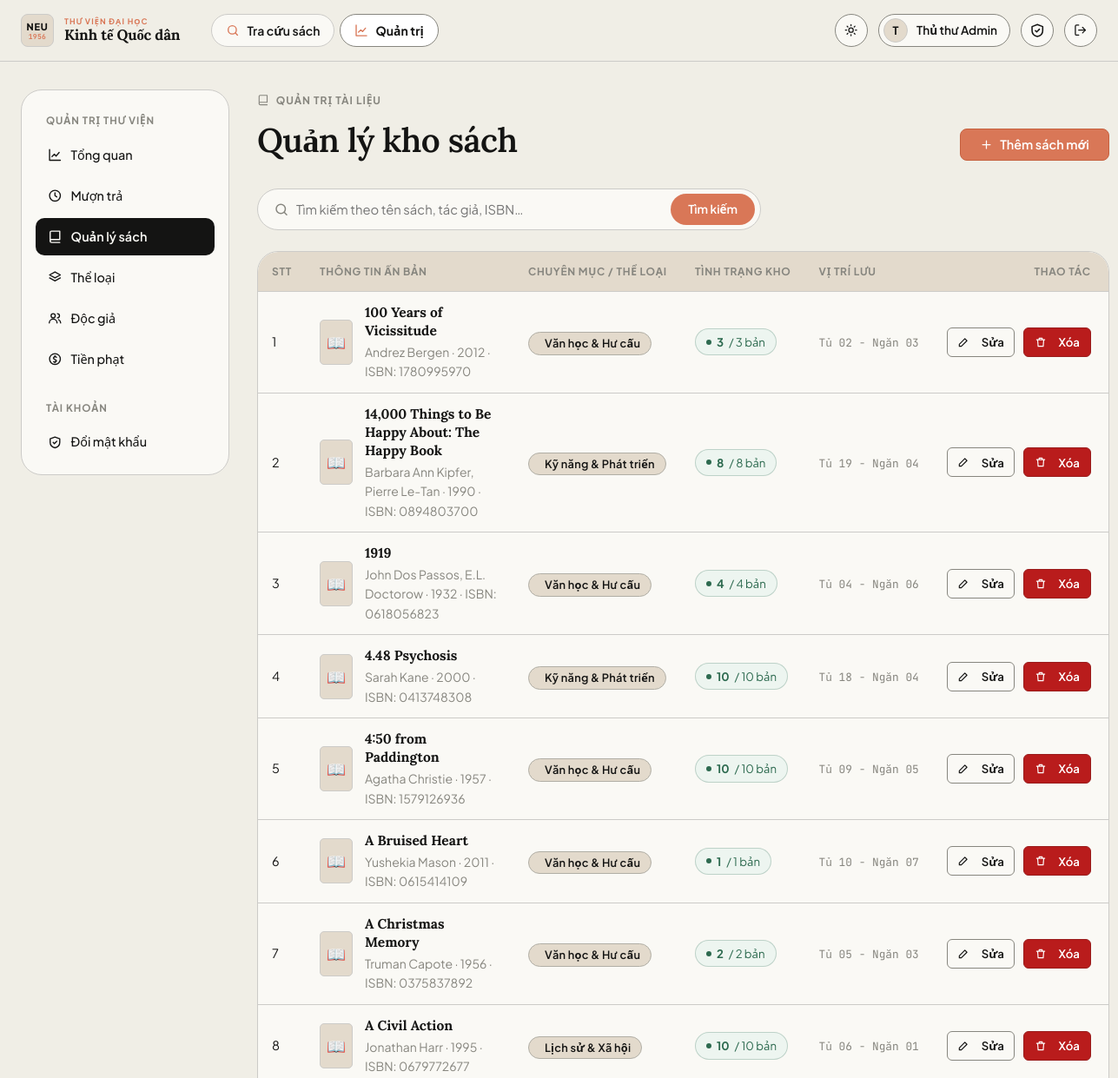
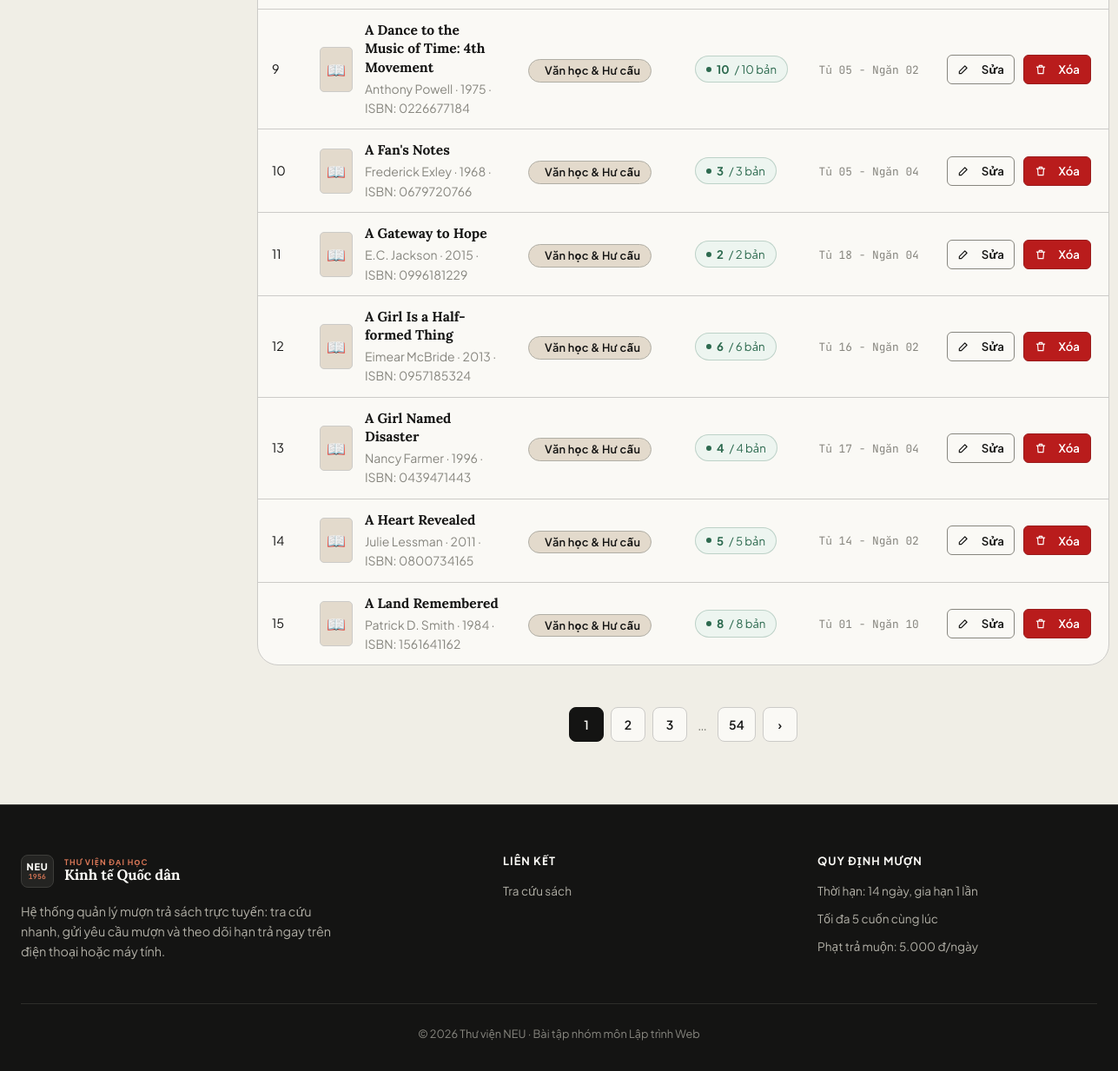
Page /admin/books (signed in) on the committed database (2 pictures, top to bottom).
### app/models.py (models this page shows, shortened)
class User(UserMixin, db.Model):
    id = db.Column(db.Integer, primary_key=True)
    username = db.Column(db.String(50), unique=True, nullable=False, index=True)
    email = db.Column(db.String(120), unique=True, nullable=False)
    full_name = db.Column(db.String(100), nullable=False)
    student_code = db.Column(db.String(30))
    password_hash = db.Column(db.String(255), nullable=False)
    role = db.Column(db.String(20), nullable=False, default=ROLE_READER)
    active = db.Column(db.Boolean, nullable=False, default=True)
    created_at = db.Column(db.DateTime, default=datetime.now)
    loans = db.relationship("Loan", foreign_keys="Loan.user_id", back_populates="user")
    @property
    def is_active(self):  # Flask-Login: tài khoản bị khoá không đăng nhập được
        return self.active
    @property
    def is_admin(self):
        return self.role == ROLE_ADMIN

class Book(db.Model):
    id = db.Column(db.Integer, primary_key=True)
    title = db.Column(db.String(200), nullable=False, index=True)
    author = db.Column(db.String(120), nullable=False)
    isbn = db.Column(db.String(20))
    publisher = db.Column(db.String(120))
    year = db.Column(db.Integer)
    description = db.Column(db.Text)
    cover_url = db.Column(db.String(500))          # URL ảnh bìa
    location = db.Column(db.String(20))            # Vị trí kệ, vd: "Tủ 03 - Ngăn 07"
    total_copies = db.Column(db.Integer, nullable=False, default=1)
    available_copies = db.Column(db.Integer, nullable=False, default=1)
    category_id = db.Column(db.Integer, db.ForeignKey("category.id"))
    category = db.relationship("Category", back_populates="books")
    loans = db.relationship("Loan", back_populates="book")

class Category(db.Model):
    id = db.Column(db.Integer, primary_key=True)
    name = db.Column(db.String(80), unique=True, nullable=False)
    books = db.relationship("Book", back_populates="category")

### app/blueprints/admin.py (the view)
@bp.route("/books")
@admin_required
def books():
    q = request.args.get("q", "").strip()
    page = request.args.get("page", 1, type=int)
    pagination = book_service.search_books(q=q, page=page, per_page=15)
    return render_template("admin/books.html", pagination=pagination)

### app/blueprints/admin.py (called while the page is built)
def admin_required(fn):
    @wraps(fn)
    @login_required
    def wrapper(*a, **kw):
        if not current_user.is_admin:
            abort(403)
        return fn(*a, **kw)
    return wrapper

### app/models.py (called while the page is built)
@login_manager.user_loader
def load_user(user_id):
    return db.session.get(User, int(user_id))

### app/services/book_service.py (called while the page is built)
def search_books(q="", category_id=None, only_available=False, page=1, per_page=9):
    query = Book.query
    if q:
        like = f"%{q}%"
        query = query.filter(db.or_(Book.title.ilike(like), Book.author.ilike(like),
                                    Book.isbn.ilike(like)))
    if category_id:
        query = query.filter(Book.category_id == category_id)
    if only_available:
        query = query.filter(Book.available_copies > 0)
    return query.order_by(Book.title).paginate(page=page, per_page=per_page, error_out=False)

### app/templates/admin/books.html (shortened to what this page needs)
{% extends "admin/_layout.html" %}
{% from "macros.html" import csrf, icon, pager, empty %}
{% block admin_content %}
<div class="page-head" data-reveal>
  <div>
    <span class="eyebrow">{{ icon('book') }} Quản trị tài liệu</span>
    <h1 class="mt-1">Quản lý kho sách</h1>
  </div>
  <a class="btn btn-primary" href="{{ url_for('admin.book_new') }}">{{ icon('plus') }} Thêm sách mới</a>
</div>
<div class="admin-toolbar" data-reveal>
  <form class="search-form-admin" method="get">
    <span class="search-icon">{{ icon('search') }}</span>
    <input name="q" value="{{ request.args.q or '' }}" class="input input-search-admin" placeholder="Tìm kiếm theo tên sách, tác giả, ISBN…">
    <button class="btn btn-search-admin" type="submit">Tìm kiếm</button>
  </form>
</div>
{% if pagination.items %}
<div class="table-wrap" data-reveal>
  <table class="table table-books">
    <thead>
      <tr>
        <th class="col-stt">STT</th>
        <th style="min-width: 240px;">Thông tin ấn bản</th>
        <th style="min-width: 140px;">Chuyên mục / Thể loại</th>
        <th style="min-width: 130px;">Tình trạng kho</th>
        <th style="min-width: 110px;">Vị trí lưu</th>
        <th class="text-right" style="min-width: 170px; padding-right: 20px;">Thao tác</th>
      </tr>
    </thead>
    <tbody>
    {% for b in pagination.items %}
    <tr>
      <td class="col-stt muted">{{ (pagination.page - 1) * pagination.per_page + loop.index }}</td>
      <td>
        <div class="book-media-cell">
          <div class="book-mini-cover">
          </div>
          <div class="book-info-col">
            <div class="book-admin-title">
              <a href="{{ url_for('main.book_detail', book_id=b.id) }}" target="_blank" title="Xem trang độc giả"><b>{{ b.title }}</b></a>
            </div>
            <div class="small muted">{{ b.author }}{% if b.year %} · {{ b.year }}{% endif %}{% if b.isbn %} · ISBN: {{ b.isbn }}{% endif %}</div>
          </div>
        </div>
      </td>
      <td>
        {% if b.category %}
          <span class="badge badge-category">
            {{ b.category.name }}
          </span>
        {% else %}
          <span class="badge badge-secondary">Chưa phân loại</span>
        {% endif %}
      </td>
      <td>
        <div class="stock-pill {{ 'stock-ok' if b.available_copies > 0 else 'stock-out' }}">
          <span class="stock-dot"></span>
          <b>{{ b.available_copies }}</b> / {{ b.total_copies }} bản
        </div>
      </td>
      <td>
        <span class="location-tag">{{ b.location or 'Kho tổng hợp' }}</span>
      </td>
      <td class="text-right">
        <div class="row-actions">
          <a class="btn btn-ghost btn-sm btn-action-book" href="{{ url_for('admin.book_edit', book_id=b.id) }}" title="Chỉnh sửa thông tin">{{ icon('edit') }} Sửa</a>
          <form method="post" action="{{ url_for('admin.book_delete', book_id=b.id) }}" data-confirm="Xác nhận xoá ấn bản “{{ b.title }}”? Thao tác này sẽ xoá vĩnh viễn đầu sách khỏi hệ thống thư viện.">
            <button class="btn btn-danger btn-sm btn-action-book" title="Xóa sách">{{ icon('trash') }} Xóa</button>
          </form>
        </div>
      </td>
    </tr>
    {% endfor %}
    </tbody>
  </table>
</div>
{{ pager(pagination, 'admin.books', {'q': request.args.get('q') or None}) }}
{% else %}
<div class="card empty-card">{{ empty('📚', 'Không tìm thấy ấn bản phù hợp', 'Nhấn nút “Thêm sách mới” ở trên hoặc thử lại với từ khóa tra cứu khác.') }}</div>
{% endif %}
{% endblock %}

### app/templates/admin/_layout.html
{% extends "base.html" %}
{% from "macros.html" import icon %}
{% block content %}
{% set ep = request.endpoint %}
<div class="admin-shell">
  <aside class="card sidebar" data-reveal="left">
    <div class="side-title">Quản trị thư viện</div>
    <a class="side-link {{ 'active' if ep == 'admin.dashboard' }}" href="{{ url_for('admin.dashboard') }}">{{ icon('chart') }} Tổng quan</a>
    <a class="side-link {{ 'active' if ep == 'admin.loans' }}" href="{{ url_for('admin.loans') }}">{{ icon('clock') }} Mượn trả</a>
    <a class="side-link {{ 'active' if ep in ('admin.books','admin.book_new','admin.book_edit') }}" href="{{ url_for('admin.books') }}">{{ icon('book') }} Quản lý sách</a>
    <a class="side-link {{ 'active' if ep == 'admin.categories' }}" href="{{ url_for('admin.categories') }}">{{ icon('layers') }} Thể loại</a>
    <a class="side-link {{ 'active' if ep in ('admin.users','admin.user_detail') }}" href="{{ url_for('admin.users') }}">{{ icon('users') }} Độc giả</a>
    <a class="side-link {{ 'active' if ep == 'admin.fines' }}" href="{{ url_for('admin.fines') }}">{{ icon('coins') }} Tiền phạt</a>
    <div class="side-title" style="margin-top:12px">Tài khoản</div>
    <a class="side-link {{ 'active' if ep == 'auth.change_password' }}" href="{{ url_for('auth.change_password') }}">{{ icon('shield') }} Đổi mật khẩu</a>
  </aside>
  <section>{% block admin_content %}{% endblock %}</section>
</div>
{% endblock %}

### app/templates/macros.html (shortened to what this page needs)
{% macro icon(name) %}<svg class="icon" viewBox="0 0 24 24" aria-hidden="true">{{ _icons[name]|safe }}</svg>{% endmacro %}
{% macro pager(pagination, endpoint, params={}) %}
{% if pagination.pages > 1 %}
<nav class="pager" aria-label="Phân trang">
  {% for p in pagination.iter_pages(left_edge=1, right_edge=1, left_current=1, right_current=2) %}
    {% if p %}<a class="pager-btn {{ 'active' if p == pagination.page }}" href="{{ url_for(endpoint, page=p, **params) }}">{{ p }}</a>
    {% else %}<span class="pager-gap">…</span>{% endif %}
  {% endfor %}
  {% if pagination.has_next %}<a class="pager-btn" href="{{ url_for(endpoint, page=pagination.next_num, **params) }}" aria-label="Trang sau">›</a>{% endif %}
</nav>
{% endif %}
{% endmacro %}

### app/templates/base.html (shortened to what this page needs)
{% from "macros.html" import icon %}
<!doctype html>
<html lang="vi">
<head>
  <link rel="stylesheet" href="{{ url_for('static', filename='css/style.css') }}">
</head>
<body>
<header class="navbar">
  <div class="container nav-inner">
    <a class="brand" href="{{ url_for('main.index') }}" aria-label="Trang chủ Thư viện NEU">
      <span class="brand-monogram">
        <span class="mono-code">NEU</span>
        <span class="mono-year">1956</span>
      </span>
      <span class="brand-text">
        <span class="brand-sub">Thư viện đại học</span>
        <span class="brand-main">Kinh tế Quốc dân</span>
      </span>
    </a>
    <nav class="nav-links" id="nav-links">
      <a class="nav-link {{ 'active' if request.endpoint in ('main.index','main.book_detail') }}" href="{{ url_for('main.index') }}">{{ icon('search') }} Tra cứu sách</a>
      {% if current_user.is_authenticated and current_user.is_admin %}
      <a class="nav-link {{ 'active' if request.blueprint == 'admin' }}" href="{{ url_for('admin.dashboard') }}">{{ icon('chart') }} Quản trị</a>
      {% endif %}
    </nav>
    <div class="nav-actions">
      <button class="icon-btn theme-toggle" type="button" aria-label="Đổi giao diện sáng/tối">
        <span class="sun">{{ icon('sun') }}</span><span class="moon">{{ icon('moon') }}</span>
      </button>
      {% if current_user.is_authenticated %}
        <div class="user-chip"><span class="avatar">{{ current_user.full_name[:1]|upper }}</span><span class="name">{{ current_user.full_name }}</span></div>
        <a class="icon-btn" href="{{ url_for('auth.change_password') }}" aria-label="Đổi mật khẩu" title="Đổi mật khẩu">{{ icon('shield') }}</a>
        <form method="post" action="{{ url_for('auth.logout') }}">
          <button class="icon-btn" aria-label="Đăng xuất" title="Đăng xuất">{{ icon('logout') }}</button>
        </form>
      {% else %}
        <a class="btn btn-ghost btn-sm" href="{{ url_for('auth.login') }}">Đăng nhập</a>
        <a class="btn btn-primary btn-sm" href="{{ url_for('auth.register') }}">Đăng ký</a>
      {% endif %}
    </div>
  </div>
</header>
<main id="main-content">
  <div class="container">{% block content %}{% endblock %}</div>
</main>
<footer class="footer">
  <div class="container">
    <div class="footer-grid">
      <div>
        <a class="brand" href="{{ url_for('main.index') }}" aria-label="Trang chủ Thư viện NEU">
          <span class="brand-monogram">
            <span class="mono-code">NEU</span>
            <span class="mono-year">1956</span>
          </span>
          <span class="brand-text">
            <span class="brand-sub">Thư viện đại học</span>
            <span class="brand-main">Kinh tế Quốc dân</span>
          </span>
        </a>
        <p class="muted mt-2" style="max-width:380px">Hệ thống quản lý mượn trả sách trực tuyến: tra cứu nhanh, gửi yêu cầu mượn và theo dõi hạn trả ngay trên điện thoại hoặc máy tính.</p>
      </div>
      <div><h4>Liên kết</h4><ul>
        <li><a href="{{ url_for('main.index') }}">Tra cứu sách</a></li>
      </ul></div>
      <div><h4>Quy định mượn</h4><ul class="muted">
        <li>Thời hạn: {{ config.LOAN_DAYS }} ngày, gia hạn {{ config.MAX_RENEWALS }} lần</li>
        <li>Tối đa {{ config.MAX_ACTIVE_LOANS }} cuốn cùng lúc</li>
        <li>Phạt trả muộn: {{ '{:,}'.format(config.FINE_PER_DAY).replace(',', '.') }} đ/ngày</li>
      </ul></div>
    </div>
    <div class="copy">© 2026 Thư viện NEU · Bài tập nhóm môn Lập trình Web</div>
  </div>
</footer>
</body>
</html>

### rows in the picture
User: full_name "T", full_name "Thủ thư Admin"
Book: (pagination.page-1)*pagination.per_page+loop.index "1", title "100 Years of Vicissitude", author "Andrez Bergen", year "2012", isbn "1780995970", category.name "Văn học & Hư cấu", available_copies "3", total_copies "3", location "Tủ 02 - Ngăn 03"
Book: page "2", title "14,000 Things to Be Happy About: The Happy Book", author "Barbara Ann Kipfer, Pierre Le-Tan", year "1990", isbn "0894803700", category.name "Kỹ năng & Phát triển", available_copies "8", total_copies "8", location "Tủ 19 - Ngăn 04"
Book: page "3", title "1919", author "John Dos Passos, E.L. Doctorow", year "1932", isbn "0618056823", category.name "Văn học & Hư cấu", available_copies "4", total_copies "4", location "Tủ 04 - Ngăn 06"
Book: page "4", title "4.48 Psychosis", author "Sarah Kane", year "2000", isbn "0413748308", category.name "Kỹ năng & Phát triển", available_copies "10", total_copies "10", location "Tủ 18 - Ngăn 04"
Book: page "5", title "4:50 from Paddington", author "Agatha Christie", year "1957", isbn "1579126936", category.name "Văn học & Hư cấu", available_copies "10", total_copies "10", location "Tủ 09 - Ngăn 05"
Book: page "6", title "A Bruised Heart", author "Yushekia Mason", year "2011", isbn "0615414109", category.name "Văn học & Hư cấu", available_copies "1", total_copies "1", location "Tủ 10 - Ngăn 07"
Book: page "7", title "A Christmas Memory", author "Truman Capote", year "1956", isbn "0375837892", category.name "Văn học & Hư cấu", available_copies "2", total_copies "2", location "Tủ 05 - Ngăn 03"
Book: page "8", title "A Civil Action", author "Jonathan Harr", year "1995", isbn "0679772677", category.name "Lịch sử & Xã hội", available_copies "10", total_copies "10", location "Tủ 06 - Ngăn 01"
Book: page "9", title "A Dance to the Music of Time: 4th Movement", author "Anthony Powell", year "1975", isbn "0226677184", category.name "Văn học & Hư cấu", available_copies "10", total_copies "10", location "Tủ 05 - Ngăn 02"
Book: page "10", title "A Fan's Notes", author "Frederick Exley", year "1968", isbn "0679720766", category.name "Văn học & Hư cấu", available_copies "3", total_copies "3", location "Tủ 05 - Ngăn 04"
Book: page "11", title "A Gateway to Hope", author "E.C. Jackson", year "2015", isbn "0996181229", category.name "Văn học & Hư cấu", available_copies "2", total_copies "2", location "Tủ 18 - Ngăn 04"
Book: page "12", title "A Girl Is a Half-formed Thing", author "Eimear McBride", year "2013", isbn "0957185324", category.name "Văn học & Hư cấu", available_copies "6", total_copies "6", location "Tủ 16 - Ngăn 02"
Book: page "13", title "A Girl Named Disaster", author "Nancy Farmer", year "1996", isbn "0439471443", category.name "Văn học & Hư cấu", available_copies "4", total_copies "4", location "Tủ 17 - Ngăn 04"
Book: page "14", title "A Heart Revealed", author "Julie Lessman", year "2011", isbn "0800734165", category.name "Văn học & Hư cấu", available_copies "5", total_copies "5", location "Tủ 14 - Ngăn 02"
Book: page "15", title "A Land Remembered", author "Patrick D. Smith", year "1984", isbn "1561641162", category.name "Văn học & Hư cấu", available_copies "8", total_copies "8", location "Tủ 01 - Ngăn 10"

### other values in the picture
{{ p }} "1" "2" "3" "54"
{{ config.LOAN_DAYS }} "14"
{{ config.MAX_RENEWALS }} "1"
{{ config.MAX_ACTIVE_LOANS }} "5"
{{ '{:,}'.format(config.FINE_PER_DAY).replace(',', '.') }} "5.000"
